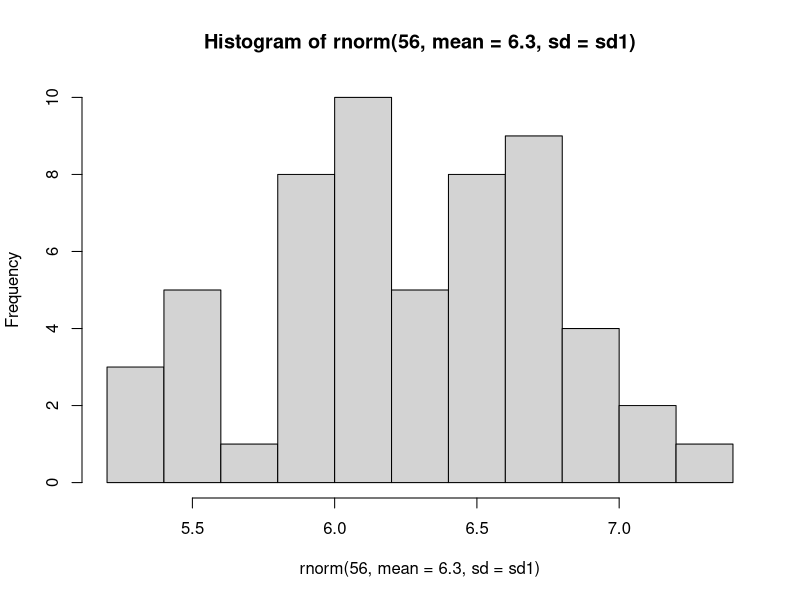
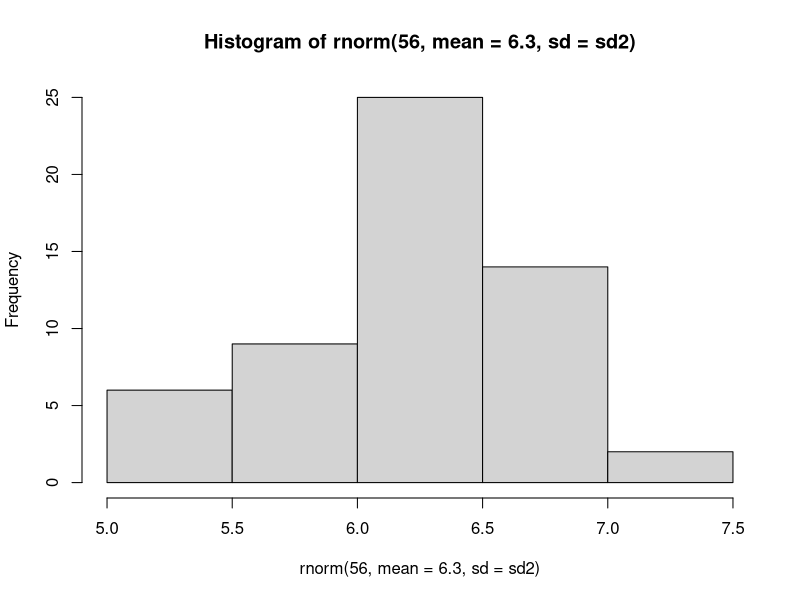
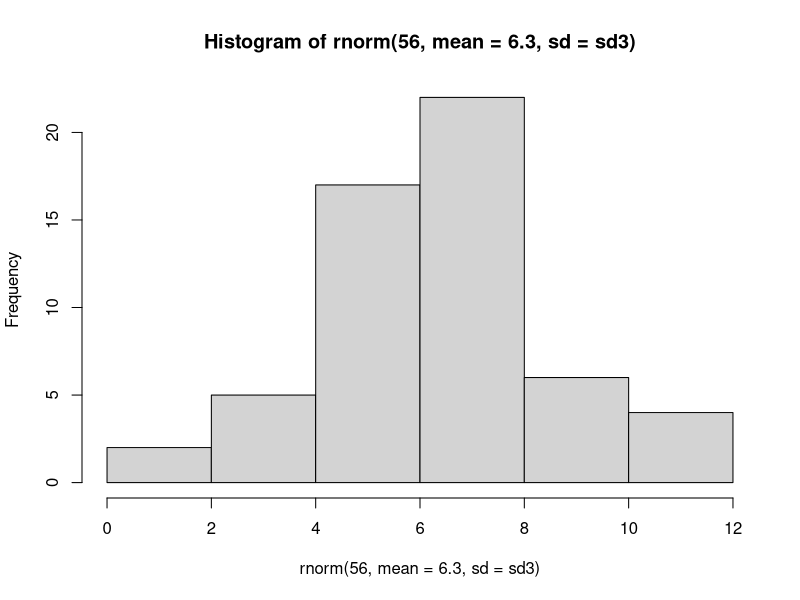
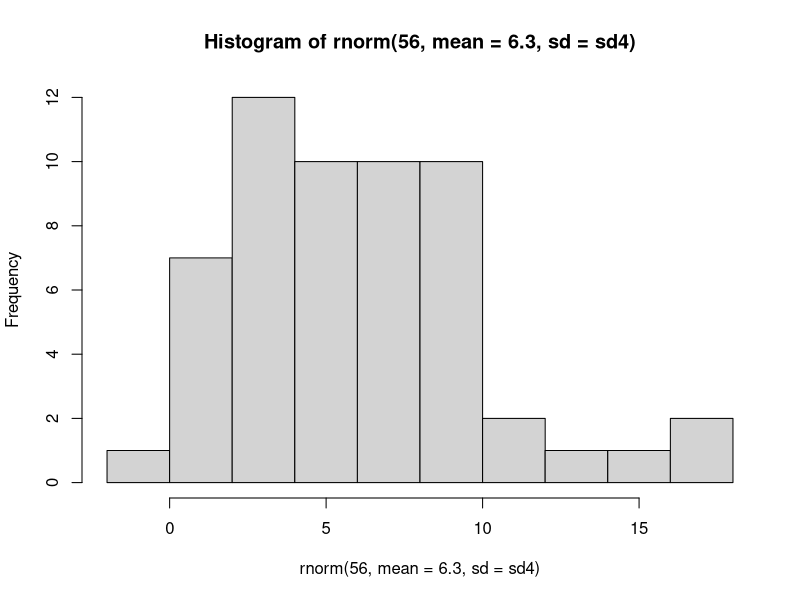
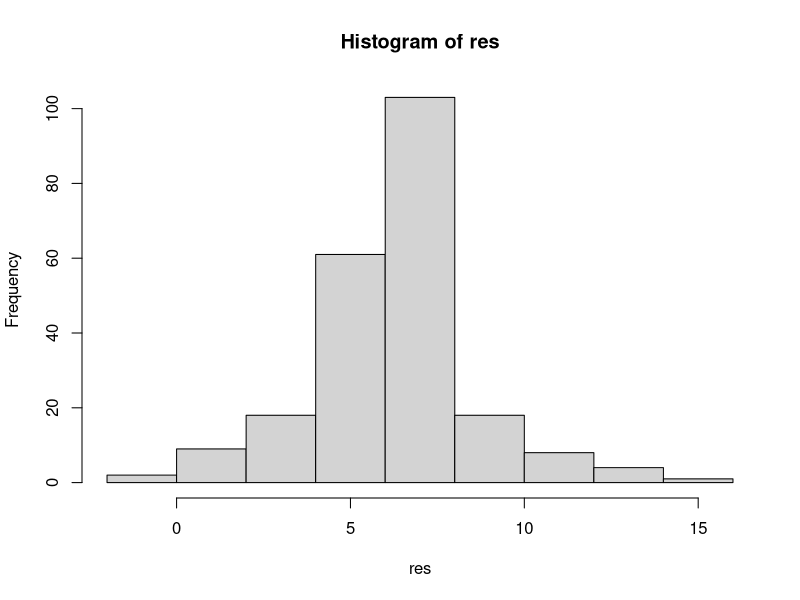
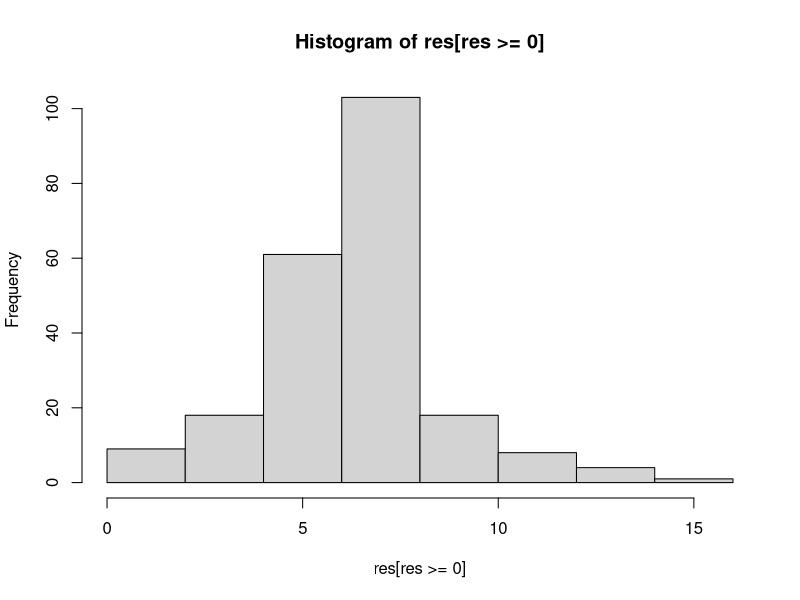
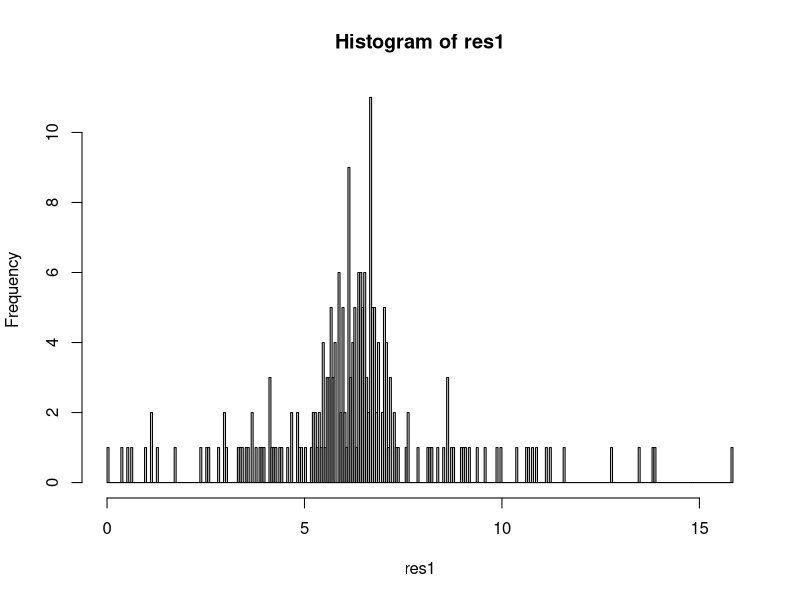
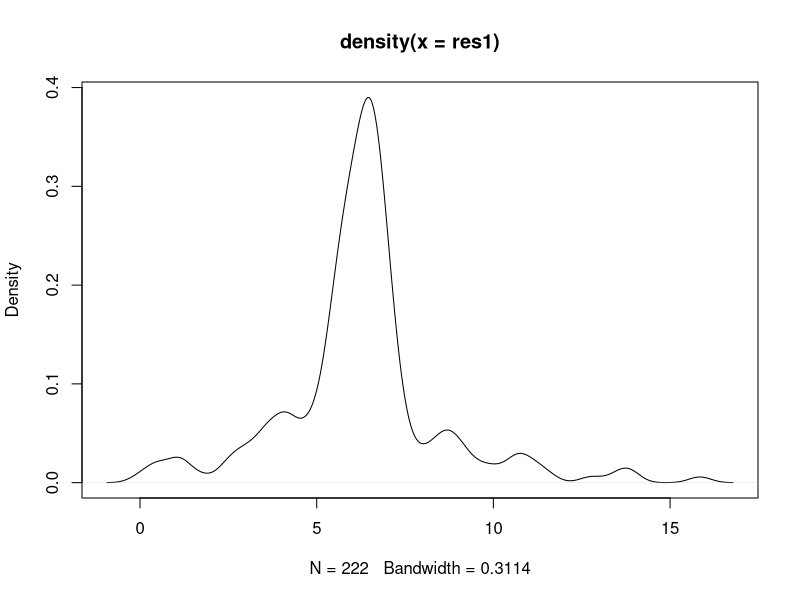

Source code (R) for these figures, in order:
data<-read.csv("incubation.csv",header=F)
data<-t(data)
colnames(data)<-data[1,1:7]
labels<-colnames(data)
data<-data[2:6,2:7]
dat<-as.numeric(data[,])
dat<-as.data.frame(matrix(dat,ncol=6))
colnames(dat)<-labels[2:7]

# for 1 ...
sd1<-(7.3-6.3)/1.96
hist(rnorm(56,mean=6.3,sd=sd1))
sd2<-(8-6.2)/4
hist(rnorm(56,mean=6.3,sd=sd2))
sd3<-(21-12)/4
hist(rnorm(56,mean=6.3,sd=sd3))
sd4<-(21-6.3)/4
hist(rnorm(56,mean=6.3,sd=sd4))

f1<-(rnorm(56,mean=6.3,sd=sd1))
f2<-(rnorm(56,mean=6.3,sd=sd2))
f3<-(rnorm(56,mean=6.3,sd=sd3))
f4<-(rnorm(56,mean=6.3,sd=sd4))

res<-c(f1,f2,f3,f4)
hist(res)
hist(res[res >= 0])
res1<-(res[res >= 0])
hist(res1,breaks=500)
plot(density(res1))
plot(ecdf(res1))
z.norm<-(res1-mean(res1))/sd(res1) ## standardized data
qqnorm(z.norm) ## drawing the QQplot
abline(0,1) ## drawing a 45-degree reference line
res2<-as.matrix(res1,nrow=1)
library(fitdistrplus)
## Fit a log-normal distribution to the 50 random data set
# flnorm <- apply(res2, 2,  fitdist, "lnorm")
lnfit<-fitdist(res1,distr="lnorm")
## Plot the results 
lnfit$aic
summary(lnfit)
#plot(flnorm[[1]])
plot(lnfit)

gamfit<-fitdist(res1,distr="gamma")
## Plot the results 
gamfit$aic
summary(gamfit)
plot(gamfit)

nfit<-fitdist(res1,distr="norm")
## Plot the results 
nfit$aic
summary(nfit)
plot(nfit)

samples<-(rgamma(100,shape=gamfit$estimate[1],rate=gamfit$estimate[2]))
hist(samples)
